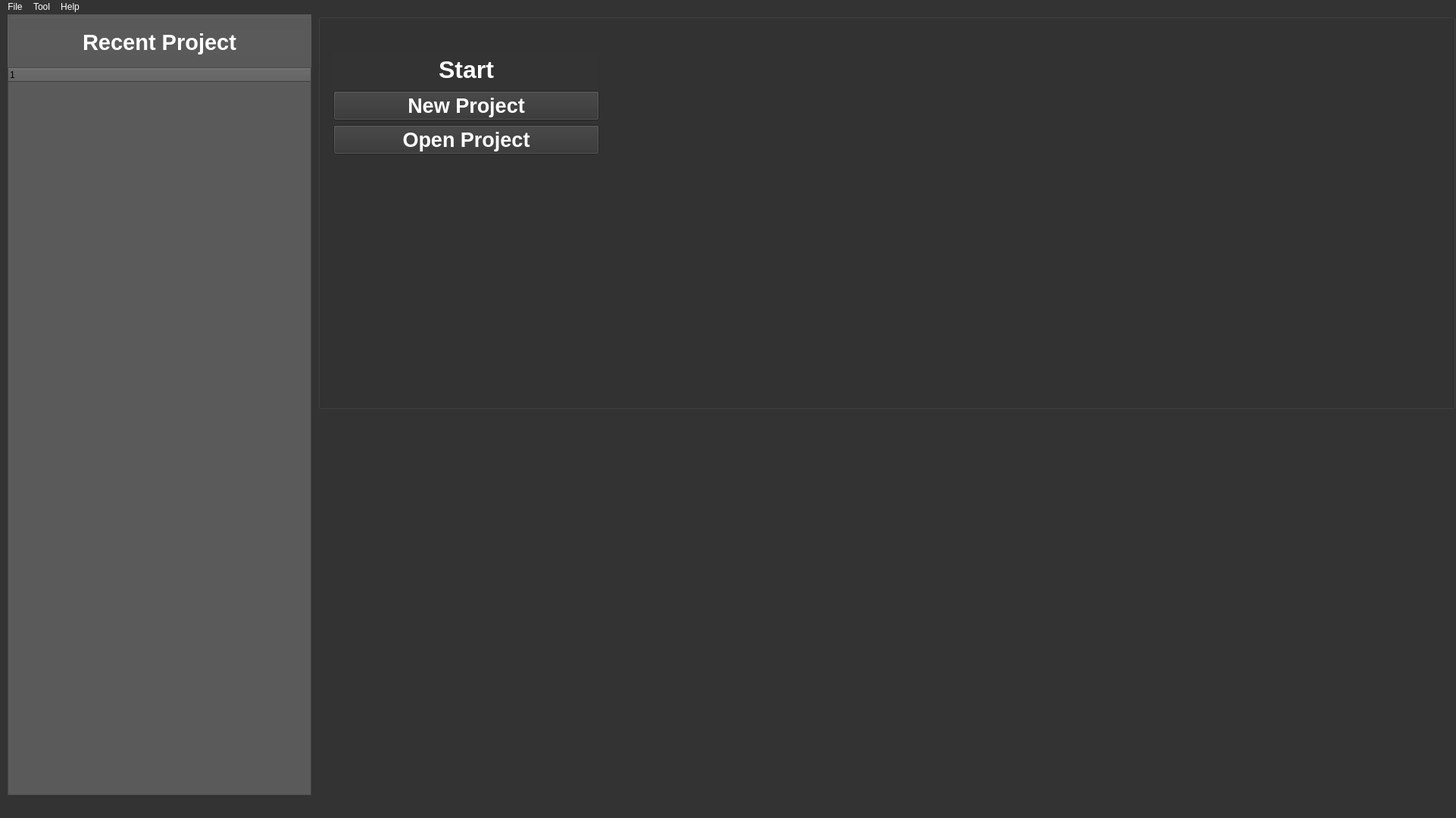
<?xml version="1.0" encoding="UTF-8"?>
<ui version="4.0">
 <class>MainWindow</class>
 <widget class="QMainWindow" name="MainWindow">
  <property name="geometry">
   <rect>
    <x>0</x>
    <y>0</y>
    <width>1922</width>
    <height>1080</height>
   </rect>
  </property>
  <property name="windowTitle">
   <string>MainWindow</string>
  </property>
  <property name="styleSheet">
   <string notr="true">background-color: rgb(51, 51, 51);</string>
  </property>
  <widget class="QWidget" name="centralwidget">
   <widget class="QGroupBox" name="groupBox">
    <property name="geometry">
     <rect>
      <x>10</x>
      <y>0</y>
      <width>401</width>
      <height>1031</height>
     </rect>
    </property>
    <property name="styleSheet">
     <string notr="true">background-color: rgb(91, 90, 90);</string>
    </property>
    <property name="title">
     <string/>
    </property>
    <widget class="QLabel" name="label">
     <property name="geometry">
      <rect>
       <x>10</x>
       <y>20</y>
       <width>381</width>
       <height>34</height>
      </rect>
     </property>
     <property name="font">
      <font>
       <family>Arial</family>
       <pointsize>22</pointsize>
       <weight>75</weight>
       <bold>true</bold>
      </font>
     </property>
     <property name="styleSheet">
      <string notr="true">color: rgb(255, 255, 255);</string>
     </property>
     <property name="text">
      <string>Recent Project</string>
     </property>
     <property name="alignment">
      <set>Qt::AlignCenter</set>
     </property>
    </widget>
    <widget class="QTreeWidget" name="treeWidget">
     <property name="geometry">
      <rect>
       <x>0</x>
       <y>70</y>
       <width>401</width>
       <height>961</height>
      </rect>
     </property>
     <column>
      <property name="text">
       <string notr="true">1</string>
      </property>
     </column>
    </widget>
   </widget>
   <widget class="QGroupBox" name="groupBox_2">
    <property name="geometry">
     <rect>
      <x>420</x>
      <y>0</y>
      <width>1501</width>
      <height>521</height>
     </rect>
    </property>
    <property name="styleSheet">
     <string notr="true">border-color: rgba(255, 255, 255, 0);</string>
    </property>
    <property name="title">
     <string/>
    </property>
    <property name="flat">
     <bool>true</bool>
    </property>
    <property name="checkable">
     <bool>false</bool>
    </property>
    <widget class="QWidget" name="">
     <property name="geometry">
      <rect>
       <x>20</x>
       <y>50</y>
       <width>351</width>
       <height>135</height>
      </rect>
     </property>
     <layout class="QVBoxLayout" name="verticalLayout_2">
      <item>
       <widget class="QLabel" name="label_2">
        <property name="font">
         <font>
          <pointsize>24</pointsize>
          <weight>75</weight>
          <italic>false</italic>
          <bold>true</bold>
          <underline>false</underline>
          <strikeout>false</strikeout>
          <kerning>true</kerning>
         </font>
        </property>
        <property name="styleSheet">
         <string notr="true">color: rgb(255, 255, 255);
border-bottom-color: rgb(0, 170, 0);</string>
        </property>
        <property name="text">
         <string>Start</string>
        </property>
        <property name="alignment">
         <set>Qt::AlignCenter</set>
        </property>
       </widget>
      </item>
      <item>
       <layout class="QVBoxLayout" name="verticalLayout">
        <item>
         <widget class="QPushButton" name="newProjectBtn">
          <property name="sizePolicy">
           <sizepolicy hsizetype="Minimum" vsizetype="Maximum">
            <horstretch>0</horstretch>
            <verstretch>0</verstretch>
           </sizepolicy>
          </property>
          <property name="font">
           <font>
            <family>Arial</family>
            <pointsize>20</pointsize>
            <weight>75</weight>
            <bold>true</bold>
           </font>
          </property>
          <property name="styleSheet">
           <string notr="true">color: rgb(255, 255, 255);</string>
          </property>
          <property name="text">
           <string>New Project</string>
          </property>
         </widget>
        </item>
        <item>
         <widget class="QPushButton" name="openProjectBtn">
          <property name="sizePolicy">
           <sizepolicy hsizetype="Minimum" vsizetype="Minimum">
            <horstretch>0</horstretch>
            <verstretch>0</verstretch>
           </sizepolicy>
          </property>
          <property name="font">
           <font>
            <family>Arial</family>
            <pointsize>20</pointsize>
            <weight>75</weight>
            <bold>true</bold>
           </font>
          </property>
          <property name="styleSheet">
           <string notr="true">color: rgb(255, 255, 255);</string>
          </property>
          <property name="text">
           <string>Open Project</string>
          </property>
         </widget>
        </item>
       </layout>
      </item>
     </layout>
    </widget>
   </widget>
  </widget>
  <widget class="QMenuBar" name="menubar">
   <property name="geometry">
    <rect>
     <x>0</x>
     <y>0</y>
     <width>1922</width>
     <height>21</height>
    </rect>
   </property>
   <property name="styleSheet">
    <string notr="true">color: rgb(255, 255, 255);</string>
   </property>
   <widget class="QMenu" name="menuFile">
    <property name="title">
     <string>File</string>
    </property>
   </widget>
   <widget class="QMenu" name="menuTool">
    <property name="title">
     <string>Tool</string>
    </property>
   </widget>
   <widget class="QMenu" name="menuHelp">
    <property name="title">
     <string>Help</string>
    </property>
   </widget>
   <addaction name="menuFile"/>
   <addaction name="menuTool"/>
   <addaction name="menuHelp"/>
  </widget>
  <widget class="QStatusBar" name="statusbar"/>
 </widget>
 <resources/>
 <connections/>
</ui>
